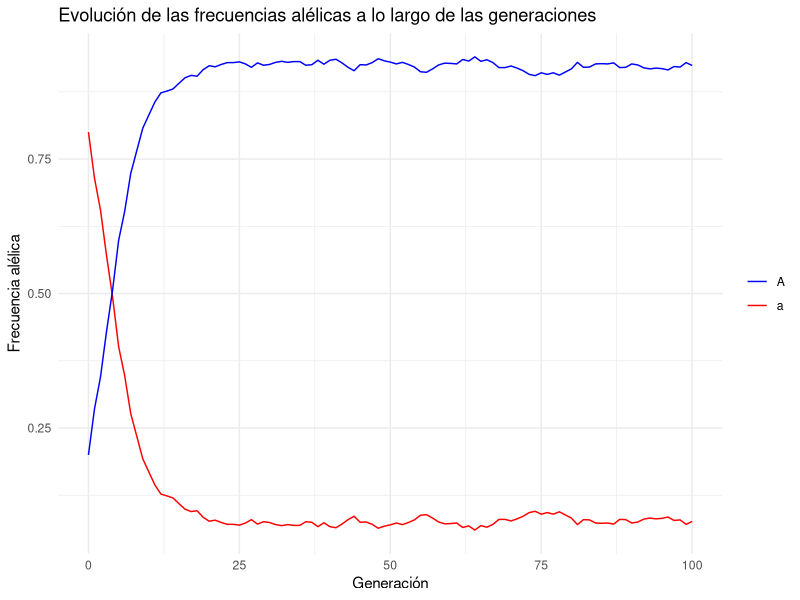
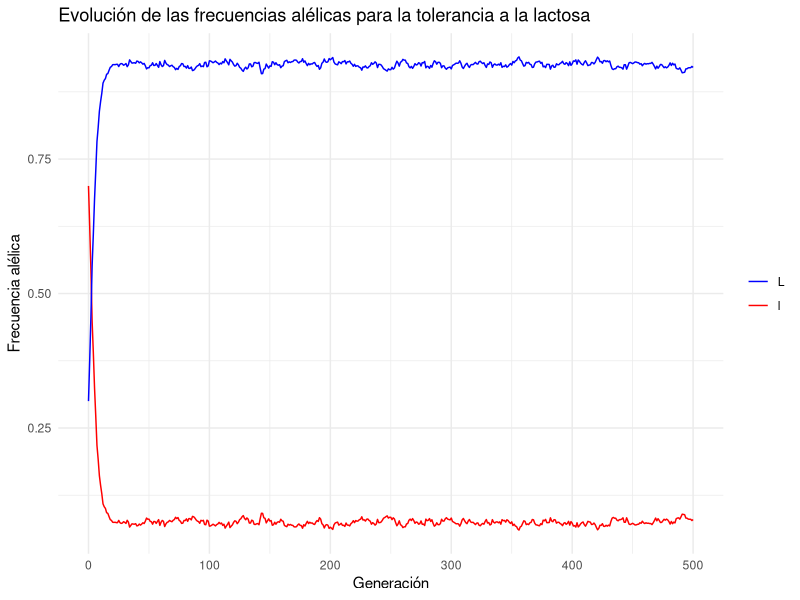

Write R code to recreate these figures, in order.
## ---- chunk 1
# Parámetros iniciales
p <- 0.8  # Frecuencia del alelo A
q <- 0.2  # Frecuencia del alelo a
mu_A_to_a <- 0.01  # Tasa de mutación de A a a
mu_a_to_A <- 0.02  # Tasa de mutación de a a A
s_AA <- 0.5  # Tasa de selección para AA
s_Aa <- 0.25  # Tasa de selección para Aa
s_aa <- 0  # Tasa de selección para aa
N <- 1000 # Tamaño de la población
generations <- 100 # En humanos, el número de generaciones en 200 años es de aproximadamente 100
# Simulación de la evolución de las frecuencias alélicas
frequencies <- data.frame(Generation = 0:generations, p = NA, q = NA)
frequencies$p[1] <- p
frequencies$q[1] <- q
for (gen in 1:generations) {
  # Selección natural
  w_AA <- 1 - s_AA
  w_Aa <- 1 - s_Aa
  w_aa <- 1 - s_aa
  
  # Frecuencias genotípicas después de la selección
  g_AA <- p^2 * w_AA
  g_Aa <- 2 * p * q * w_Aa
  g_aa <- q^2 * w_aa
  
  # Normalización de las frecuencias genotípicas
  total_fitness <- g_AA + g_Aa + g_aa
  g_AA <- g_AA / total_fitness
  g_Aa <- g_Aa / total_fitness
  g_aa <- g_aa / total_fitness
  
  # Deriva genética (simulación de una muestra aleatoria)
  genotypes <- sample(c("AA", "Aa", "aa"), size = N, replace = TRUE, prob = c(g_AA, g_Aa, g_aa))
  
  # Cálculo de las frecuencias alélicas después de la deriva genética
  p <- (sum(genotypes == "AA") * 2 + sum(genotypes == "Aa")) / (2 * N)
  q <- (sum(genotypes == "aa") * 2 + sum(genotypes == "Aa")) / (2 * N)
  
  # Mutación
  p <- p * (1 - mu_A_to_a) + q * mu_a_to_A
  q <- q * (1 - mu_a_to_A) + p * mu_A_to_a
  
  # Almacenamiento de las frecuencias alélicas para esta generación
  frequencies$p[gen + 1] <- p
  frequencies$q[gen + 1] <- q
}

# Visualización de las frecuencias alélicas a lo largo de las generaciones
library(ggplot2)
ggplot(frequencies, aes(x = Generation)) +
  geom_line(aes(y = p, color = "A")) +
  geom_line(aes(y = q, color = "a")) +
  labs(title = "Evolución de las frecuencias alélicas a lo largo de las generaciones",
       x = "Generación",
       y = "Frecuencia alélica") +
  scale_color_manual(values = c("blue", "red"), labels = c("A", "a")) +
  theme_minimal() +
  theme(legend.title = element_blank())

## ---- chunk 2
# Parámetros iniciales
p <- 0.7  # Frecuencia del alelo L (tolerancia a la lactosa)
q <- 0.3  # Frecuencia del alelo l (intolerancia a la lactosa)
mu_L_to_l <- 0.001  # Tasa de mutación de L a l
mu_l_to_L <- 0.002  # Tasa de mutación de l a L
s_LL <- 0.1  # Tasa de selección para LL (tolerancia a la lactosa)
s_Ll <- 0.05  # Tasa de selección para Ll (tolerancia a la lactosa)
s_ll <- 0  # Tasa de selección para ll (intolerancia a la lactosa)
N <- 2000 # Tamaño de la población calculado para humanos hace aproximadamente 10,000 años
generations <- 500 # En humanos, el número de generaciones en 10,000 años es de aproximadamente 500
# Simulación de la evolución de las frecuencias alélicas
frequencies <- data.frame(Generation = 0:generations, p = NA, q = NA)
frequencies$p[1] <- p
frequencies$q[1] <- q
for (gen in 1:generations) {
  # Selección natural
  w_AA <- 1 - s_AA
  w_Aa <- 1 - s_Aa
  w_aa <- 1 - s_aa
  
  # Frecuencias genotípicas después de la selección
  g_AA <- p^2 * w_AA
  g_Aa <- 2 * p * q * w_Aa
  g_aa <- q^2 * w_aa
  
  # Normalización de las frecuencias genotípicas
  total_fitness <- g_AA + g_Aa + g_aa
  g_AA <- g_AA / total_fitness
  g_Aa <- g_Aa / total_fitness
  g_aa <- g_aa / total_fitness
  
  # Deriva genética (simulación de una muestra aleatoria)
  genotypes <- sample(c("AA", "Aa", "aa"), size = N, replace = TRUE, prob = c(g_AA, g_Aa, g_aa))
  
  # Cálculo de las frecuencias alélicas después de la deriva genética
  p <- (sum(genotypes == "AA") * 2 + sum(genotypes == "Aa")) / (2 * N)
  q <- (sum(genotypes == "aa") * 2 + sum(genotypes == "Aa")) / (2 * N)
  
  # Mutación
  p <- p * (1 - mu_A_to_a) + q * mu_a_to_A
  q <- q * (1 - mu_a_to_A) + p * mu_A_to_a
  
  # Almacenamiento de las frecuencias alélicas para esta generación
  frequencies$p[gen + 1] <- p
  frequencies$q[gen + 1] <- q
}
# Visualización de las frecuencias alélicas a lo largo de las generaciones
ggplot(frequencies, aes(x = Generation)) +
  geom_line(aes(y = p, color = "L")) +
  geom_line(aes(y = q, color = "l")) +
  labs(title = "Evolución de las frecuencias alélicas para la tolerancia a la lactosa",
       x = "Generación",
       y = "Frecuencia alélica") +
  scale_color_manual(values = c("blue", "red"), labels = c("L", "l")) +
  theme_minimal() +
  theme(legend.title = element_blank())
